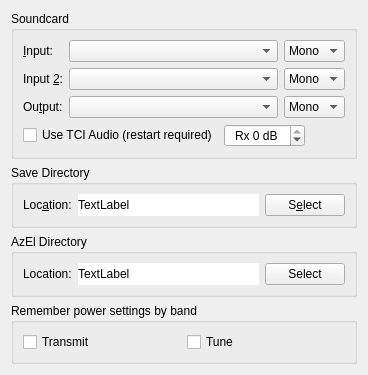
     <widget class="QWidget" name="audio_tab">
      <attribute name="title">
       <string>A&amp;udio</string>
      </attribute>
      <attribute name="toolTip">
       <string>Audio interface settings</string>
      </attribute>
      <layout class="QVBoxLayout" name="verticalLayout_9">
       <item>
        <widget class="QGroupBox" name="soundcard_group_box">
         <property name="toolTip">
          <string>Souncard</string>
         </property>
         <property name="title">
          <string>Soundcard</string>
         </property>
         <layout class="QGridLayout" name="gridLayout_6">
          <item row="2" column="1">
           <widget class="LazyFillComboBox" name="sound_output_combo_box">
            <property name="sizePolicy">
             <sizepolicy hsizetype="Preferred" vsizetype="Fixed">
              <horstretch>1</horstretch>
              <verstretch>0</verstretch>
             </sizepolicy>
            </property>
            <property name="toolTip">
             <string>Select the audio CODEC to use for transmitting.
If this is your default device for system sounds then
ensure that all system sounds are disabled otherwise
you will broadcast any systems sounds generated during
transmitting periods.</string>
            </property>
           </widget>
          </item>
          <item row="0" column="2">
           <widget class="QComboBox" name="sound_input_channel_combo_box">
            <property name="toolTip">
             <string>Select the channel to use for receiving.</string>
            </property>
            <item>
             <property name="text">
              <string>Mono</string>
             </property>
            </item>
            <item>
             <property name="text">
              <string>Left</string>
             </property>
            </item>
            <item>
             <property name="text">
              <string>Right</string>
             </property>
            </item>
            <item>
             <property name="text">
              <string>Both</string>
             </property>
            </item>
           </widget>
          </item>
          <item row="0" column="1">
           <widget class="LazyFillComboBox" name="sound_input_combo_box">
            <property name="sizePolicy">
             <sizepolicy hsizetype="Preferred" vsizetype="Fixed">
              <horstretch>1</horstretch>
              <verstretch>0</verstretch>
             </sizepolicy>
            </property>
            <property name="toolTip">
             <string>Select the audio CODEC to use for receiving.</string>
            </property>
           </widget>
          </item>
          <item row="2" column="0">
           <widget class="QLabel" name="sound_output_label">
            <property name="text">
             <string>Ou&amp;tput:</string>
            </property>
            <property name="buddy">
             <cstring>sound_output_combo_box</cstring>
            </property>
           </widget>
          </item>
          <item row="2" column="2">
           <widget class="QComboBox" name="sound_output_channel_combo_box">
            <property name="toolTip">
             <string>Select the audio channel used for transmission.
Unless you have multiple radios connected on different
channels; then you will usually want to select mono or
both here.</string>
            </property>
            <item>
             <property name="text">
              <string>Mono</string>
             </property>
            </item>
            <item>
             <property name="text">
              <string>Left</string>
             </property>
            </item>
            <item>
             <property name="text">
              <string>Right</string>
             </property>
            </item>
            <item>
             <property name="text">
              <string>Both</string>
             </property>
            </item>
           </widget>
          </item>
          <item row="0" column="0">
           <widget class="QLabel" name="sound_input_label">
            <property name="text">
             <string>&amp;Input:</string>
            </property>
            <property name="buddy">
             <cstring>sound_input_combo_box</cstring>
            </property>
           </widget>
          </item>
          <item row="1" column="0">
           <widget class="QLabel" name="sound_input_2_label">
            <property name="text">
             <string>Input &amp;2:</string>
            </property>
            <property name="buddy">
             <cstring>sound_input_2_combo_box</cstring>
            </property>
           </widget>
          </item>
          <item row="1" column="1">
           <widget class="LazyFillComboBox" name="sound_input_2_combo_box">
            <property name="sizePolicy">
             <sizepolicy hsizetype="Preferred" vsizetype="Fixed">
              <horstretch>1</horstretch>
              <verstretch>0</verstretch>
             </sizepolicy>
            </property>
            <property name="toolTip">
             <string>Select a second audio CODEC to receive from at the same time, for example an SDR alongside the transceiver. Leave empty to use one source only.</string>
            </property>
           </widget>
          </item>
          <item row="1" column="2">
           <widget class="QComboBox" name="sound_input_2_channel_combo_box">
            <property name="toolTip">
             <string>Select the channel to use for the second receiving source.</string>
            </property>
            <item>
             <property name="text">
              <string>Mono</string>
             </property>
            </item>
            <item>
             <property name="text">
              <string>Left</string>
             </property>
            </item>
            <item>
             <property name="text">
              <string>Right</string>
             </property>
            </item>
            <item>
             <property name="text">
              <string>Both</string>
             </property>
            </item>
           </widget>
          </item>
          <item row="3" column="0" colspan="3">
           <layout class="QHBoxLayout" name="sound_settings_layout">
            <item>
             <widget class="QCheckBox" name="tci_audio_check_box">
              <property name="toolTip">
               <string>&lt;html&gt;&lt;head/&gt;&lt;body&gt;&lt;p&gt;Use TCI Audio when available.&lt;/p&gt;&lt;/body&gt;&lt;/html&gt;</string>
              </property>
              <property name="text">
               <string>Use TCI Audio (restart required)</string>
              </property>
             </widget>
            </item>
            <item>
             <widget class="QSpinBox" name="TCI_spin_box">
              <property name="toolTip">
               <string>&lt;html&gt;&lt;head/&gt;&lt;body&gt;&lt;p&gt;Rx audio level&lt;/p&gt;&lt;/body&gt;&lt;/html&gt;</string>
              </property>
              <property name="alignment">
               <set>Qt::AlignCenter</set>
              </property>
              <property name="suffix">
               <string> dB</string>
              </property>
              <property name="prefix">
               <string>Rx </string>
              </property>
              <property name="minimum">
               <number>-50</number>
              </property>
              <property name="maximum">
               <number>0</number>
              </property>
              <property name="singleStep">
               <number>5</number>
              </property>
             </widget>
            </item>
            <item>
             <spacer name="horizontalSpacer_TCI">
              <property name="orientation">
               <enum>Qt::Horizontal</enum>
              </property>
              <property name="sizeHint" stdset="0">
               <size>
                <width>40</width>
                <height>20</height>
               </size>
              </property>
             </spacer>
            </item>
           </layout>
          </item>
         </layout>
        </widget>
       </item>
       <item>
        <widget class="QGroupBox" name="save_path_group_box">
         <property name="toolTip">
          <string>Save Directory</string>
         </property>
         <property name="title">
          <string>Save Directory</string>
         </property>
         <layout class="QHBoxLayout" name="horizontalLayout_5">
          <item>
           <widget class="QLabel" name="save_path_label">
            <property name="text">
             <string>Loc&amp;ation:</string>
            </property>
            <property name="buddy">
             <cstring>save_path_select_push_button</cstring>
            </property>
           </widget>
          </item>
          <item>
           <widget class="QLabel" name="save_path_display_label">
            <property name="sizePolicy">
             <sizepolicy hsizetype="Preferred" vsizetype="Preferred">
              <horstretch>1</horstretch>
              <verstretch>0</verstretch>
             </sizepolicy>
            </property>
            <property name="toolTip">
             <string>Path to which .WAV files are saved.</string>
            </property>
            <property name="autoFillBackground">
             <bool>false</bool>
            </property>
            <property name="styleSheet">
             <string notr="true">background-color: rgb(255, 255, 255);
color: rgb(0, 0, 0);</string>
            </property>
            <property name="text">
             <string>TextLabel</string>
            </property>
           </widget>
          </item>
          <item>
           <widget class="QPushButton" name="save_path_select_push_button">
            <property name="toolTip">
             <string>Click to select a different save directory for .WAV files.</string>
            </property>
            <property name="text">
             <string>S&amp;elect</string>
            </property>
           </widget>
          </item>
         </layout>
        </widget>
       </item>
       <item>
        <widget class="QGroupBox" name="azel_path_group_box">
         <property name="toolTip">
          <string>AzEl Directory</string>
         </property>
         <property name="title">
          <string>AzEl Directory</string>
         </property>
         <layout class="QHBoxLayout" name="horizontalLayout_10">
          <item>
           <widget class="QLabel" name="azel_path_label">
            <property name="text">
             <string>Location:</string>
            </property>
            <property name="buddy">
             <cstring>azel_path_select_push_button</cstring>
            </property>
           </widget>
          </item>
          <item>
           <widget class="QLabel" name="azel_path_display_label">
            <property name="sizePolicy">
             <sizepolicy hsizetype="Preferred" vsizetype="Preferred">
              <horstretch>1</horstretch>
              <verstretch>0</verstretch>
             </sizepolicy>
            </property>
            <property name="styleSheet">
             <string notr="true">background-color: rgb(255, 255, 255);
color: rgb(0, 0, 0);</string>
            </property>
            <property name="text">
             <string>TextLabel</string>
            </property>
           </widget>
          </item>
          <item>
           <widget class="QPushButton" name="azel_path_select_push_button">
            <property name="text">
             <string>Select</string>
            </property>
           </widget>
          </item>
         </layout>
        </widget>
       </item>
       <item>
        <widget class="QGroupBox" name="split_operation_group_box_2">
         <property name="toolTip">
          <string>Power Memory By Band</string>
         </property>
         <property name="title">
          <string>Remember power settings by band</string>
         </property>
         <layout class="QHBoxLayout" name="horizontalLayout_13">
          <item>
           <widget class="QCheckBox" name="checkBoxPwrBandTxMemory">
            <property name="toolTip">
             <string>Enable power memory during transmit</string>
            </property>
            <property name="text">
             <string>Transmit</string>
            </property>
           </widget>
          </item>
          <item>
           <widget class="QCheckBox" name="checkBoxPwrBandTuneMemory">
            <property name="toolTip">
             <string>Enable power memory during tuning</string>
            </property>
            <property name="text">
             <string>Tune</string>
            </property>
           </widget>
          </item>
         </layout>
        </widget>
       </item>
       <item>
        <spacer name="verticalSpacer_3">
         <property name="orientation">
          <enum>Qt::Vertical</enum>
         </property>
         <property name="sizeHint" stdset="0">
          <size>
           <width>0</width>
           <height>0</height>
          </size>
         </property>
        </spacer>
       </item>
      </layout>
     </widget>
